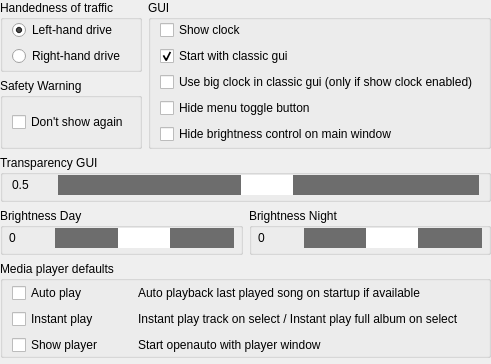
    <widget class="QWidget" name="tab1" native="true">
     <property name="sizePolicy">
      <sizepolicy hsizetype="Expanding" vsizetype="Expanding">
       <horstretch>0</horstretch>
       <verstretch>0</verstretch>
      </sizepolicy>
     </property>
     <layout class="QVBoxLayout" name="verticalLayout_19">
      <property name="spacing">
       <number>6</number>
      </property>
      <property name="leftMargin">
       <number>0</number>
      </property>
      <property name="topMargin">
       <number>0</number>
      </property>
      <property name="rightMargin">
       <number>0</number>
      </property>
      <property name="bottomMargin">
       <number>2</number>
      </property>
      <item>
       <layout class="QHBoxLayout" name="drivegui">
        <property name="spacing">
         <number>6</number>
        </property>
        <item>
         <widget class="QWidget" name="verticalWidget" native="true">
          <property name="sizePolicy">
           <sizepolicy hsizetype="Expanding" vsizetype="Preferred">
            <horstretch>0</horstretch>
            <verstretch>0</verstretch>
           </sizepolicy>
          </property>
          <layout class="QVBoxLayout" name="verticalLayout_12">
           <property name="leftMargin">
            <number>0</number>
           </property>
           <property name="topMargin">
            <number>0</number>
           </property>
           <property name="rightMargin">
            <number>0</number>
           </property>
           <property name="bottomMargin">
            <number>0</number>
           </property>
           <item>
            <widget class="QGroupBox" name="groupBoxHandenessOfTraffic">
             <property name="sizePolicy">
              <sizepolicy hsizetype="Expanding" vsizetype="Preferred">
               <horstretch>0</horstretch>
               <verstretch>0</verstretch>
              </sizepolicy>
             </property>
             <property name="title">
              <string>Handedness of traffic</string>
             </property>
             <property name="alignment">
              <set>Qt::AlignLeading|Qt::AlignLeft|Qt::AlignTop</set>
             </property>
             <layout class="QVBoxLayout" name="verticalLayout_23">
              <property name="topMargin">
               <number>0</number>
              </property>
              <property name="bottomMargin">
               <number>2</number>
              </property>
              <item>
               <widget class="QRadioButton" name="radioButtonLeftHandDrive">
                <property name="sizePolicy">
                 <sizepolicy hsizetype="Expanding" vsizetype="Fixed">
                  <horstretch>0</horstretch>
                  <verstretch>0</verstretch>
                 </sizepolicy>
                </property>
                <property name="text">
                 <string>Left-hand drive</string>
                </property>
                <property name="checked">
                 <bool>true</bool>
                </property>
               </widget>
              </item>
              <item>
               <widget class="QRadioButton" name="radioButtonRightHandDrive">
                <property name="sizePolicy">
                 <sizepolicy hsizetype="Expanding" vsizetype="Fixed">
                  <horstretch>0</horstretch>
                  <verstretch>0</verstretch>
                 </sizepolicy>
                </property>
                <property name="text">
                 <string>Right-hand drive</string>
                </property>
               </widget>
              </item>
             </layout>
            </widget>
           </item>
           <item>
            <widget class="QGroupBox" name="groupBoxSafety">
             <property name="sizePolicy">
              <sizepolicy hsizetype="Expanding" vsizetype="Preferred">
               <horstretch>0</horstretch>
               <verstretch>0</verstretch>
              </sizepolicy>
             </property>
             <property name="title">
              <string>Safety Warning</string>
             </property>
             <layout class="QVBoxLayout" name="verticalLayout_13">
              <property name="topMargin">
               <number>2</number>
              </property>
              <property name="bottomMargin">
               <number>2</number>
              </property>
              <item>
               <widget class="QCheckBox" name="checkBoxDontShowAgain">
                <property name="sizePolicy">
                 <sizepolicy hsizetype="Expanding" vsizetype="Fixed">
                  <horstretch>0</horstretch>
                  <verstretch>0</verstretch>
                 </sizepolicy>
                </property>
                <property name="text">
                 <string>Don't show again</string>
                </property>
               </widget>
              </item>
             </layout>
            </widget>
           </item>
          </layout>
         </widget>
        </item>
        <item>
         <widget class="QGroupBox" name="groupBoxGUI">
          <property name="sizePolicy">
           <sizepolicy hsizetype="Expanding" vsizetype="Fixed">
            <horstretch>0</horstretch>
            <verstretch>0</verstretch>
           </sizepolicy>
          </property>
          <property name="title">
           <string>GUI</string>
          </property>
          <layout class="QVBoxLayout" name="verticalLayout_24">
           <property name="topMargin">
            <number>0</number>
           </property>
           <property name="bottomMargin">
            <number>2</number>
           </property>
           <item>
            <widget class="QCheckBox" name="checkBoxShowClock">
             <property name="sizePolicy">
              <sizepolicy hsizetype="Expanding" vsizetype="Fixed">
               <horstretch>0</horstretch>
               <verstretch>0</verstretch>
              </sizepolicy>
             </property>
             <property name="text">
              <string>Show clock</string>
             </property>
             <property name="checked">
              <bool>false</bool>
             </property>
            </widget>
           </item>
           <item>
            <widget class="QCheckBox" name="checkBoxOldGUI">
             <property name="sizePolicy">
              <sizepolicy hsizetype="Expanding" vsizetype="Fixed">
               <horstretch>0</horstretch>
               <verstretch>0</verstretch>
              </sizepolicy>
             </property>
             <property name="text">
              <string>Start with classic gui</string>
             </property>
             <property name="checked">
              <bool>true</bool>
             </property>
            </widget>
           </item>
           <item>
            <widget class="QCheckBox" name="checkBoxShowBigClock">
             <property name="sizePolicy">
              <sizepolicy hsizetype="Expanding" vsizetype="Fixed">
               <horstretch>0</horstretch>
               <verstretch>0</verstretch>
              </sizepolicy>
             </property>
             <property name="text">
              <string>Use big clock in classic gui (only if show clock enabled)</string>
             </property>
            </widget>
           </item>
           <item>
            <widget class="QCheckBox" name="checkBoxHideMenuToggle">
             <property name="sizePolicy">
              <sizepolicy hsizetype="Expanding" vsizetype="Fixed">
               <horstretch>0</horstretch>
               <verstretch>0</verstretch>
              </sizepolicy>
             </property>
             <property name="text">
              <string>Hide menu toggle button</string>
             </property>
            </widget>
           </item>
           <item>
            <widget class="QCheckBox" name="checkBoxHideBrightnessControl">
             <property name="text">
              <string>Hide brightness control on main window</string>
             </property>
            </widget>
           </item>
          </layout>
         </widget>
        </item>
       </layout>
      </item>
      <item>
       <widget class="QGroupBox" name="groupBoxAlpha">
        <property name="sizePolicy">
         <sizepolicy hsizetype="Expanding" vsizetype="Fixed">
          <horstretch>0</horstretch>
          <verstretch>0</verstretch>
         </sizepolicy>
        </property>
        <property name="title">
         <string>Transparency GUI</string>
        </property>
        <layout class="QFormLayout" name="formLayout_15">
         <property name="topMargin">
          <number>0</number>
         </property>
         <property name="bottomMargin">
          <number>4</number>
         </property>
         <item row="1" column="1">
          <widget class="QSlider" name="horizontalSliderAlphaTrans">
           <property name="sizePolicy">
            <sizepolicy hsizetype="Expanding" vsizetype="Fixed">
             <horstretch>0</horstretch>
             <verstretch>0</verstretch>
            </sizepolicy>
           </property>
           <property name="minimumSize">
            <size>
             <width>0</width>
             <height>20</height>
            </size>
           </property>
           <property name="styleSheet">
            <string notr="true">QSlider::handle:horizontal { background: white; height: 32px; width: 52px; margin: 0 0;}
QSlider::groove:horizontal { background: #6d6d6d; height: 32px;}</string>
           </property>
           <property name="minimum">
            <number>1</number>
           </property>
           <property name="maximum">
            <number>100</number>
           </property>
           <property name="value">
            <number>50</number>
           </property>
           <property name="orientation">
            <enum>Qt::Horizontal</enum>
           </property>
          </widget>
         </item>
         <item row="1" column="0">
          <widget class="QLabel" name="labelAlphaTransValue">
           <property name="sizePolicy">
            <sizepolicy hsizetype="Minimum" vsizetype="Fixed">
             <horstretch>0</horstretch>
             <verstretch>0</verstretch>
            </sizepolicy>
           </property>
           <property name="minimumSize">
            <size>
             <width>40</width>
             <height>20</height>
            </size>
           </property>
           <property name="maximumSize">
            <size>
             <width>16777215</width>
             <height>20</height>
            </size>
           </property>
           <property name="text">
            <string>0.5</string>
           </property>
          </widget>
         </item>
        </layout>
       </widget>
      </item>
      <item>
       <widget class="QWidget" name="horizontalWidget" native="true">
        <property name="sizePolicy">
         <sizepolicy hsizetype="Expanding" vsizetype="Preferred">
          <horstretch>0</horstretch>
          <verstretch>0</verstretch>
         </sizepolicy>
        </property>
        <layout class="QHBoxLayout" name="horizontalLayout_38">
         <property name="leftMargin">
          <number>0</number>
         </property>
         <property name="topMargin">
          <number>0</number>
         </property>
         <property name="rightMargin">
          <number>0</number>
         </property>
         <property name="bottomMargin">
          <number>0</number>
         </property>
         <item>
          <widget class="QGroupBox" name="groupBoxSliderDay">
           <property name="sizePolicy">
            <sizepolicy hsizetype="Expanding" vsizetype="Fixed">
             <horstretch>0</horstretch>
             <verstretch>0</verstretch>
            </sizepolicy>
           </property>
           <property name="title">
            <string>Brightness Day</string>
           </property>
           <layout class="QFormLayout" name="formLayout_8">
            <property name="verticalSpacing">
             <number>6</number>
            </property>
            <property name="leftMargin">
             <number>6</number>
            </property>
            <property name="topMargin">
             <number>0</number>
            </property>
            <property name="rightMargin">
             <number>6</number>
            </property>
            <property name="bottomMargin">
             <number>4</number>
            </property>
            <item row="1" column="0">
             <widget class="QLabel" name="labelBrightnessDay">
              <property name="sizePolicy">
               <sizepolicy hsizetype="Minimum" vsizetype="Fixed">
                <horstretch>0</horstretch>
                <verstretch>0</verstretch>
               </sizepolicy>
              </property>
              <property name="minimumSize">
               <size>
                <width>40</width>
                <height>20</height>
               </size>
              </property>
              <property name="maximumSize">
               <size>
                <width>16777215</width>
                <height>20</height>
               </size>
              </property>
              <property name="text">
               <string>0</string>
              </property>
             </widget>
            </item>
            <item row="1" column="1">
             <widget class="QSlider" name="horizontalSliderDay">
              <property name="sizePolicy">
               <sizepolicy hsizetype="Expanding" vsizetype="Fixed">
                <horstretch>0</horstretch>
                <verstretch>0</verstretch>
               </sizepolicy>
              </property>
              <property name="minimumSize">
               <size>
                <width>0</width>
                <height>20</height>
               </size>
              </property>
              <property name="styleSheet">
               <string notr="true">QSlider::handle:horizontal { background: white; height: 32px; width: 52px; margin: 0 0;}
QSlider::groove:horizontal { background: #6d6d6d; height: 32px;}</string>
              </property>
              <property name="minimum">
               <number>1</number>
              </property>
              <property name="maximum">
               <number>100</number>
              </property>
              <property name="value">
               <number>50</number>
              </property>
              <property name="orientation">
               <enum>Qt::Horizontal</enum>
              </property>
             </widget>
            </item>
           </layout>
          </widget>
         </item>
         <item>
          <widget class="QGroupBox" name="groupBoxSliderNight">
           <property name="sizePolicy">
            <sizepolicy hsizetype="Expanding" vsizetype="Fixed">
             <horstretch>0</horstretch>
             <verstretch>0</verstretch>
            </sizepolicy>
           </property>
           <property name="title">
            <string>Brightness Night</string>
           </property>
           <layout class="QFormLayout" name="formLayout_17">
            <property name="leftMargin">
             <number>6</number>
            </property>
            <property name="topMargin">
             <number>0</number>
            </property>
            <property name="rightMargin">
             <number>6</number>
            </property>
            <property name="bottomMargin">
             <number>4</number>
            </property>
            <item row="1" column="0">
             <widget class="QLabel" name="labelBrightnessNight">
              <property name="sizePolicy">
               <sizepolicy hsizetype="Minimum" vsizetype="Fixed">
                <horstretch>0</horstretch>
                <verstretch>0</verstretch>
               </sizepolicy>
              </property>
              <property name="minimumSize">
               <size>
                <width>40</width>
                <height>20</height>
               </size>
              </property>
              <property name="maximumSize">
               <size>
                <width>16777215</width>
                <height>20</height>
               </size>
              </property>
              <property name="text">
               <string>0</string>
              </property>
             </widget>
            </item>
            <item row="1" column="1">
             <widget class="QSlider" name="horizontalSliderNight">
              <property name="sizePolicy">
               <sizepolicy hsizetype="Expanding" vsizetype="Fixed">
                <horstretch>0</horstretch>
                <verstretch>0</verstretch>
               </sizepolicy>
              </property>
              <property name="minimumSize">
               <size>
                <width>0</width>
                <height>20</height>
               </size>
              </property>
              <property name="styleSheet">
               <string notr="true">QSlider::handle:horizontal { background: white; height: 32px; width: 52px; margin: 0 0;}
QSlider::groove:horizontal { background: #6d6d6d; height: 32px;}</string>
              </property>
              <property name="minimum">
               <number>1</number>
              </property>
              <property name="maximum">
               <number>100</number>
              </property>
              <property name="value">
               <number>50</number>
              </property>
              <property name="orientation">
               <enum>Qt::Horizontal</enum>
              </property>
             </widget>
            </item>
           </layout>
          </widget>
         </item>
        </layout>
       </widget>
      </item>
      <item>
       <widget class="QGroupBox" name="groupBoxMediaPlayer">
        <property name="sizePolicy">
         <sizepolicy hsizetype="Expanding" vsizetype="Preferred">
          <horstretch>0</horstretch>
          <verstretch>0</verstretch>
         </sizepolicy>
        </property>
        <property name="title">
         <string>Media player defaults</string>
        </property>
        <layout class="QVBoxLayout" name="verticalLayout_14">
         <property name="spacing">
          <number>2</number>
         </property>
         <property name="topMargin">
          <number>2</number>
         </property>
         <property name="bottomMargin">
          <number>0</number>
         </property>
         <item>
          <widget class="QWidget" name="formWidget_3" native="true">
           <property name="sizePolicy">
            <sizepolicy hsizetype="Expanding" vsizetype="Preferred">
             <horstretch>0</horstretch>
             <verstretch>0</verstretch>
            </sizepolicy>
           </property>
           <layout class="QFormLayout" name="formLayout_5">
            <property name="leftMargin">
             <number>0</number>
            </property>
            <property name="topMargin">
             <number>0</number>
            </property>
            <property name="rightMargin">
             <number>0</number>
            </property>
            <property name="bottomMargin">
             <number>0</number>
            </property>
            <item row="0" column="0">
             <widget class="QCheckBox" name="checkBoxAutoPlay">
              <property name="sizePolicy">
               <sizepolicy hsizetype="Fixed" vsizetype="Preferred">
                <horstretch>0</horstretch>
                <verstretch>0</verstretch>
               </sizepolicy>
              </property>
              <property name="minimumSize">
               <size>
                <width>120</width>
                <height>0</height>
               </size>
              </property>
              <property name="text">
               <string>Auto play</string>
              </property>
             </widget>
            </item>
            <item row="0" column="1">
             <widget class="QLabel" name="label_AutoPlay">
              <property name="sizePolicy">
               <sizepolicy hsizetype="Preferred" vsizetype="Preferred">
                <horstretch>0</horstretch>
                <verstretch>0</verstretch>
               </sizepolicy>
              </property>
              <property name="text">
               <string>Auto playback last played song on startup if available</string>
              </property>
             </widget>
            </item>
            <item row="1" column="0">
             <widget class="QCheckBox" name="checkBoxInstantPlay">
              <property name="sizePolicy">
               <sizepolicy hsizetype="Minimum" vsizetype="Preferred">
                <horstretch>0</horstretch>
                <verstretch>0</verstretch>
               </sizepolicy>
              </property>
              <property name="minimumSize">
               <size>
                <width>120</width>
                <height>0</height>
               </size>
              </property>
              <property name="text">
               <string>Instant play</string>
              </property>
             </widget>
            </item>
            <item row="1" column="1">
             <widget class="QLabel" name="label_InstantPlay">
              <property name="sizePolicy">
               <sizepolicy hsizetype="Expanding" vsizetype="Preferred">
                <horstretch>0</horstretch>
                <verstretch>0</verstretch>
               </sizepolicy>
              </property>
              <property name="text">
               <string>Instant play track on select / Instant play full album on select</string>
              </property>
             </widget>
            </item>
            <item row="2" column="0">
             <widget class="QCheckBox" name="checkBoxShowPlayer">
              <property name="sizePolicy">
               <sizepolicy hsizetype="Expanding" vsizetype="Preferred">
                <horstretch>0</horstretch>
                <verstretch>0</verstretch>
               </sizepolicy>
              </property>
              <property name="minimumSize">
               <size>
                <width>120</width>
                <height>0</height>
               </size>
              </property>
              <property name="text">
               <string>Show player</string>
              </property>
             </widget>
            </item>
            <item row="2" column="1">
             <widget class="QLabel" name="label_ShowPlayer">
              <property name="text">
               <string>Start openauto with player window</string>
              </property>
             </widget>
            </item>
           </layout>
          </widget>
         </item>
        </layout>
       </widget>
      </item>
      <item>
       <spacer name="autofill_space_tab1">
        <property name="orientation">
         <enum>Qt::Vertical</enum>
        </property>
        <property name="sizeHint" stdset="0">
         <size>
          <width>20</width>
          <height>4</height>
         </size>
        </property>
       </spacer>
      </item>
     </layout>
    </widget>
